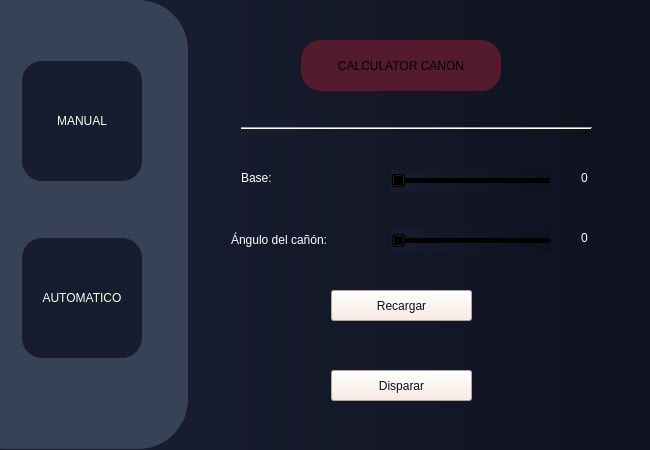
<?xml version="1.0" encoding="UTF-8"?>
<ui version="4.0">
 <class>MainWindow</class>
 <widget class="QMainWindow" name="MainWindow">
  <property name="geometry">
   <rect>
    <x>0</x>
    <y>0</y>
    <width>650</width>
    <height>450</height>
   </rect>
  </property>
  <property name="windowTitle">
   <string>MainWindow</string>
  </property>
  <property name="styleSheet">
   <string notr="true">background-color: rgb(23, 28, 47);</string>
  </property>
  <widget class="QWidget" name="centralwidget">
   <property name="styleSheet">
    <string notr="true">background-color: rgb(23, 28, 47);</string>
   </property>
   <widget class="QFrame" name="optionsMenu">
    <property name="geometry">
     <rect>
      <x>-43</x>
      <y>0</y>
      <width>231</width>
      <height>449</height>
     </rect>
    </property>
    <property name="styleSheet">
     <string notr="true">
background-color: rgb(55, 66, 86);
border-radius: 50px</string>
    </property>
    <property name="frameShape">
     <enum>QFrame::StyledPanel</enum>
    </property>
    <property name="frameShadow">
     <enum>QFrame::Raised</enum>
    </property>
    <widget class="QWidget" name="layoutWidget">
     <property name="geometry">
      <rect>
       <x>-10</x>
       <y>-10</y>
       <width>211</width>
       <height>441</height>
      </rect>
     </property>
     <layout class="QVBoxLayout" name="verticalLayout">
      <property name="leftMargin">
       <number>75</number>
      </property>
      <property name="rightMargin">
       <number>0</number>
      </property>
      <item>
       <spacer name="horizontalSpacer">
        <property name="orientation">
         <enum>Qt::Horizontal</enum>
        </property>
        <property name="sizeHint" stdset="0">
         <size>
          <width>40</width>
          <height>20</height>
         </size>
        </property>
       </spacer>
      </item>
      <item>
       <widget class="QPushButton" name="manual_menu">
        <property name="maximumSize">
         <size>
          <width>120</width>
          <height>120</height>
         </size>
        </property>
        <property name="cursor">
         <cursorShape>PointingHandCursor</cursorShape>
        </property>
        <property name="mouseTracking">
         <bool>true</bool>
        </property>
        <property name="styleSheet">
         <string notr="true">background-color: rgb(23, 28, 47);
font: 700 9pt &quot;Tahoma&quot;;
color: rgb(249, 255, 239);
border-radius: 20px;</string>
        </property>
        <property name="text">
         <string>MANUAL</string>
        </property>
       </widget>
      </item>
      <item>
       <widget class="QPushButton" name="automatic_menu">
        <property name="maximumSize">
         <size>
          <width>120</width>
          <height>120</height>
         </size>
        </property>
        <property name="cursor">
         <cursorShape>PointingHandCursor</cursorShape>
        </property>
        <property name="styleSheet">
         <string notr="true">background-color: rgb(23, 28, 47);
font: 700 9pt &quot;Tahoma&quot;;
color: rgb(249, 255, 239);
border-radius: 20px;</string>
        </property>
        <property name="text">
         <string>AUTOMATICO</string>
        </property>
       </widget>
      </item>
      <item>
       <spacer name="horizontalSpacer_2">
        <property name="orientation">
         <enum>Qt::Horizontal</enum>
        </property>
        <property name="sizeHint" stdset="0">
         <size>
          <width>40</width>
          <height>20</height>
         </size>
        </property>
       </spacer>
      </item>
     </layout>
     <zorder>automatic_menu</zorder>
     <zorder>horizontalSpacer</zorder>
     <zorder>manual_menu</zorder>
    </widget>
   </widget>
   <widget class="QWidget" name="manualWitget" native="true">
    <property name="geometry">
     <rect>
      <x>171</x>
      <y>0</y>
      <width>481</width>
      <height>451</height>
     </rect>
    </property>
    <property name="cursor">
     <cursorShape>ArrowCursor</cursorShape>
    </property>
    <property name="styleSheet">
     <string notr="true">background-color: qlineargradient(spread:pad, x1:0, y1:0, x2:1, y2:0, stop:0 rgb(23, 28, 47), stop:1 rgb(15, 18, 30));


</string>
    </property>
    <widget class="QLabel" name="image">
     <property name="geometry">
      <rect>
       <x>320</x>
       <y>270</y>
       <width>221</width>
       <height>211</height>
      </rect>
     </property>
     <property name="styleSheet">
      <string notr="true">border-image: url(:/cct/dragon_no_fondo.png);
background-color: rgba(255, 255, 255, 0);</string>
     </property>
     <property name="text">
      <string/>
     </property>
    </widget>
    <widget class="QLabel" name="label_2">
     <property name="geometry">
      <rect>
       <x>130</x>
       <y>40</y>
       <width>200</width>
       <height>51</height>
      </rect>
     </property>
     <property name="maximumSize">
      <size>
       <width>200</width>
       <height>16777215</height>
      </size>
     </property>
     <property name="styleSheet">
      <string notr="true">background-color: rgb(84, 27, 46);
color: rgb(0, 0, 0);
font: 700 13pt &quot;Segoe UI&quot;;
border-radius: 20px
</string>
     </property>
     <property name="text">
      <string>CALCULATOR CANON</string>
     </property>
     <property name="alignment">
      <set>Qt::AlignCenter</set>
     </property>
    </widget>
    <widget class="QSlider" name="base_angulo">
     <property name="geometry">
      <rect>
       <x>220</x>
       <y>170</y>
       <width>160</width>
       <height>22</height>
      </rect>
     </property>
     <property name="maximum">
      <number>180</number>
     </property>
     <property name="orientation">
      <enum>Qt::Horizontal</enum>
     </property>
    </widget>
    <widget class="QLabel" name="label_3">
     <property name="geometry">
      <rect>
       <x>70</x>
       <y>170</y>
       <width>49</width>
       <height>16</height>
      </rect>
     </property>
     <property name="styleSheet">
      <string notr="true">font: 700 12pt &quot;Segoe UI&quot;;
color :rgb(255, 255, 255);
background-color: rgba(255, 255, 255, 0);</string>
     </property>
     <property name="text">
      <string>Base:</string>
     </property>
    </widget>
    <widget class="QLabel" name="label_4">
     <property name="geometry">
      <rect>
       <x>60</x>
       <y>230</y>
       <width>151</width>
       <height>20</height>
      </rect>
     </property>
     <property name="styleSheet">
      <string notr="true">font: 700 12pt &quot;Segoe UI&quot;;
color :rgb(255, 255, 255);
background-color: rgba(255, 255, 255, 0);</string>
     </property>
     <property name="text">
      <string>Ángulo del cañón:</string>
     </property>
    </widget>
    <widget class="QSlider" name="angulo_canon">
     <property name="geometry">
      <rect>
       <x>220</x>
       <y>230</y>
       <width>160</width>
       <height>22</height>
      </rect>
     </property>
     <property name="maximum">
      <number>90</number>
     </property>
     <property name="orientation">
      <enum>Qt::Horizontal</enum>
     </property>
    </widget>
    <widget class="QPushButton" name="disparar_manual">
     <property name="geometry">
      <rect>
       <x>160</x>
       <y>370</y>
       <width>141</width>
       <height>31</height>
      </rect>
     </property>
     <property name="styleSheet">
      <string notr="true">color: rgb(13, 16, 26);
font: 700 12pt &quot;Segoe UI&quot;;
background-color: rgb(250, 231, 222);
border-raidus: 10px;</string>
     </property>
     <property name="text">
      <string>Disparar</string>
     </property>
    </widget>
    <widget class="QLabel" name="label_5">
     <property name="geometry">
      <rect>
       <x>410</x>
       <y>170</y>
       <width>31</width>
       <height>16</height>
      </rect>
     </property>
     <property name="styleSheet">
      <string notr="true">font: 700 12pt &quot;Segoe UI&quot;;
color :rgb(255, 255, 255);
background-color: rgba(255, 255, 255, 0);</string>
     </property>
     <property name="text">
      <string>0</string>
     </property>
    </widget>
    <widget class="QLabel" name="label_6">
     <property name="geometry">
      <rect>
       <x>410</x>
       <y>230</y>
       <width>21</width>
       <height>16</height>
      </rect>
     </property>
     <property name="styleSheet">
      <string notr="true">font: 700 12pt &quot;Segoe UI&quot;;
color :rgb(255, 255, 255);
background-color: rgba(255, 255, 255, 0);</string>
     </property>
     <property name="text">
      <string>0</string>
     </property>
    </widget>
    <widget class="QPushButton" name="recarga">
     <property name="geometry">
      <rect>
       <x>160</x>
       <y>290</y>
       <width>141</width>
       <height>31</height>
      </rect>
     </property>
     <property name="styleSheet">
      <string notr="true">color: rgb(13, 16, 26);
font: 700 12pt &quot;Segoe UI&quot;;
background-color: rgb(250, 231, 222);
</string>
     </property>
     <property name="text">
      <string>Recargar</string>
     </property>
    </widget>
    <widget class="Line" name="line">
     <property name="geometry">
      <rect>
       <x>70</x>
       <y>120</y>
       <width>351</width>
       <height>16</height>
      </rect>
     </property>
     <property name="orientation">
      <enum>Qt::Horizontal</enum>
     </property>
    </widget>
   </widget>
   <widget class="QWidget" name="autoWidget" native="true">
    <property name="geometry">
     <rect>
      <x>171</x>
      <y>0</y>
      <width>481</width>
      <height>451</height>
     </rect>
    </property>
    <property name="styleSheet">
     <string notr="true">


background-color: rgb(23, 28, 47);</string>
    </property>
    <widget class="QLabel" name="image2">
     <property name="geometry">
      <rect>
       <x>320</x>
       <y>270</y>
       <width>221</width>
       <height>211</height>
      </rect>
     </property>
     <property name="styleSheet">
      <string notr="true">border-image: url(:/cct/dragon_no_fondo.png);
background-color: rgba(255, 255, 255, 0);</string>
     </property>
     <property name="text">
      <string/>
     </property>
    </widget>
    <widget class="QLabel" name="label_8">
     <property name="geometry">
      <rect>
       <x>130</x>
       <y>40</y>
       <width>200</width>
       <height>51</height>
      </rect>
     </property>
     <property name="maximumSize">
      <size>
       <width>200</width>
       <height>16777215</height>
      </size>
     </property>
     <property name="styleSheet">
      <string notr="true">background-color: rgb(84, 27, 46);
color: rgb(0, 0, 0);
font: 700 13pt &quot;Segoe UI&quot;;
border-radius: 20px
</string>
     </property>
     <property name="text">
      <string>CALCULATOR CANON</string>
     </property>
     <property name="alignment">
      <set>Qt::AlignCenter</set>
     </property>
    </widget>
    <widget class="QSlider" name="barra_base_auto">
     <property name="geometry">
      <rect>
       <x>200</x>
       <y>170</y>
       <width>160</width>
       <height>22</height>
      </rect>
     </property>
     <property name="maximum">
      <number>180</number>
     </property>
     <property name="orientation">
      <enum>Qt::Horizontal</enum>
     </property>
    </widget>
    <widget class="QLabel" name="label_9">
     <property name="geometry">
      <rect>
       <x>120</x>
       <y>170</y>
       <width>49</width>
       <height>16</height>
      </rect>
     </property>
     <property name="styleSheet">
      <string notr="true">font: 700 12pt &quot;Segoe UI&quot;;
color :rgb(255, 255, 255);
background-color: rgba(255, 255, 255, 0);</string>
     </property>
     <property name="text">
      <string>Base:</string>
     </property>
    </widget>
    <widget class="QLabel" name="label_10">
     <property name="geometry">
      <rect>
       <x>120</x>
       <y>230</y>
       <width>131</width>
       <height>20</height>
      </rect>
     </property>
     <property name="styleSheet">
      <string notr="true">font: 700 12pt &quot;Segoe UI&quot;;
color :rgb(255, 255, 255);
background-color: rgba(255, 255, 255, 0);</string>
     </property>
     <property name="text">
      <string> Distancia(cm):</string>
     </property>
    </widget>
    <widget class="QPushButton" name="disparar_auto">
     <property name="geometry">
      <rect>
       <x>160</x>
       <y>340</y>
       <width>141</width>
       <height>31</height>
      </rect>
     </property>
     <property name="styleSheet">
      <string notr="true">color: rgb(13, 16, 26);
font: 700 12pt &quot;Segoe UI&quot;;
background-color: rgb(250, 231, 222);
border-raidus: 10px;</string>
     </property>
     <property name="text">
      <string>Disparar</string>
     </property>
    </widget>
    <widget class="QLabel" name="label_11">
     <property name="geometry">
      <rect>
       <x>170</x>
       <y>170</y>
       <width>31</width>
       <height>16</height>
      </rect>
     </property>
     <property name="styleSheet">
      <string notr="true">font: 700 12pt &quot;Segoe UI&quot;;
color :rgb(255, 255, 255);
background-color: rgba(255, 255, 255, 0);</string>
     </property>
     <property name="text">
      <string>0</string>
     </property>
    </widget>
    <widget class="QSpinBox" name="spinBox">
     <property name="geometry">
      <rect>
       <x>270</x>
       <y>230</y>
       <width>42</width>
       <height>22</height>
      </rect>
     </property>
     <property name="styleSheet">
      <string notr="true">background-color: rgb(255, 255, 255);</string>
     </property>
     <property name="maximum">
      <number>400</number>
     </property>
    </widget>
    <widget class="Line" name="line_2">
     <property name="geometry">
      <rect>
       <x>87</x>
       <y>130</y>
       <width>311</width>
       <height>20</height>
      </rect>
     </property>
     <property name="orientation">
      <enum>Qt::Horizontal</enum>
     </property>
    </widget>
    <widget class="Line" name="line_3">
     <property name="geometry">
      <rect>
       <x>110</x>
       <y>370</y>
       <width>231</width>
       <height>20</height>
      </rect>
     </property>
     <property name="orientation">
      <enum>Qt::Horizontal</enum>
     </property>
    </widget>
    <widget class="Line" name="line_4">
     <property name="geometry">
      <rect>
       <x>110</x>
       <y>270</y>
       <width>231</width>
       <height>20</height>
      </rect>
     </property>
     <property name="orientation">
      <enum>Qt::Horizontal</enum>
     </property>
    </widget>
    <widget class="QPushButton" name="ajustar_auto">
     <property name="geometry">
      <rect>
       <x>160</x>
       <y>290</y>
       <width>141</width>
       <height>31</height>
      </rect>
     </property>
     <property name="styleSheet">
      <string notr="true">color: rgb(13, 16, 26);
font: 700 12pt &quot;Segoe UI&quot;;
background-color: rgb(250, 231, 222);
border-raidus: 10px;</string>
     </property>
     <property name="text">
      <string>Ajustar</string>
     </property>
    </widget>
   </widget>
   <zorder>autoWidget</zorder>
   <zorder>manualWitget</zorder>
   <zorder>optionsMenu</zorder>
  </widget>
 </widget>
 <resources>
  <include location="images/logo.qrc"/>
 </resources>
 <connections>
  <connection>
   <sender>manual_menu</sender>
   <signal>clicked()</signal>
   <receiver>manualWitget</receiver>
   <slot>show()</slot>
   <hints>
    <hint type="sourcelabel">
     <x>109</x>
     <y>166</y>
    </hint>
    <hint type="destinationlabel">
     <x>196</x>
     <y>144</y>
    </hint>
   </hints>
  </connection>
  <connection>
   <sender>automatic_menu</sender>
   <signal>clicked()</signal>
   <receiver>manualWitget</receiver>
   <slot>close()</slot>
   <hints>
    <hint type="sourcelabel">
     <x>110</x>
     <y>284</y>
    </hint>
    <hint type="destinationlabel">
     <x>219</x>
     <y>283</y>
    </hint>
   </hints>
  </connection>
  <connection>
   <sender>base_angulo</sender>
   <signal>valueChanged(int)</signal>
   <receiver>label_5</receiver>
   <slot>setNum(int)</slot>
   <hints>
    <hint type="sourcelabel">
     <x>523</x>
     <y>178</y>
    </hint>
    <hint type="destinationlabel">
     <x>609</x>
     <y>176</y>
    </hint>
   </hints>
  </connection>
  <connection>
   <sender>angulo_canon</sender>
   <signal>valueChanged(int)</signal>
   <receiver>label_6</receiver>
   <slot>setNum(int)</slot>
   <hints>
    <hint type="sourcelabel">
     <x>544</x>
     <y>233</y>
    </hint>
    <hint type="destinationlabel">
     <x>603</x>
     <y>234</y>
    </hint>
   </hints>
  </connection>
  <connection>
   <sender>automatic_menu</sender>
   <signal>clicked()</signal>
   <receiver>autoWidget</receiver>
   <slot>show()</slot>
   <hints>
    <hint type="sourcelabel">
     <x>72</x>
     <y>317</y>
    </hint>
    <hint type="destinationlabel">
     <x>151</x>
     <y>405</y>
    </hint>
   </hints>
  </connection>
  <connection>
   <sender>manual_menu</sender>
   <signal>clicked()</signal>
   <receiver>autoWidget</receiver>
   <slot>close()</slot>
   <hints>
    <hint type="sourcelabel">
     <x>121</x>
     <y>187</y>
    </hint>
    <hint type="destinationlabel">
     <x>155</x>
     <y>373</y>
    </hint>
   </hints>
  </connection>
  <connection>
   <sender>barra_base_auto</sender>
   <signal>valueChanged(int)</signal>
   <receiver>label_11</receiver>
   <slot>setNum(int)</slot>
   <hints>
    <hint type="sourcelabel">
     <x>395</x>
     <y>182</y>
    </hint>
    <hint type="destinationlabel">
     <x>352</x>
     <y>185</y>
    </hint>
   </hints>
  </connection>
 </connections>
</ui>
